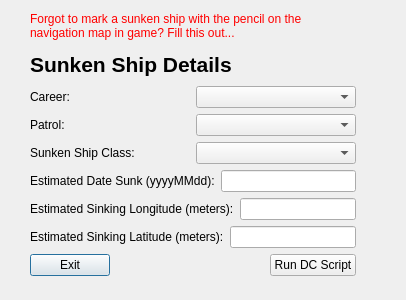
<?xml version="1.0" encoding="UTF-8"?>
<ui version="4.0">
 <class>ForgotDialog</class>
 <widget class="QDialog" name="ForgotDialog">
  <property name="geometry">
   <rect>
    <x>0</x>
    <y>0</y>
    <width>406</width>
    <height>300</height>
   </rect>
  </property>
  <property name="windowTitle">
   <string>Forgot to mark sinking on navigation map?</string>
  </property>
  <widget class="QLabel" name="lblStatus">
   <property name="geometry">
    <rect>
     <x>15</x>
     <y>230</y>
     <width>371</width>
     <height>20</height>
    </rect>
   </property>
   <property name="font">
    <font>
     <pointsize>8</pointsize>
     <weight>75</weight>
     <bold>true</bold>
    </font>
   </property>
   <property name="text">
    <string/>
   </property>
  </widget>
  <widget class="QWidget" name="">
   <property name="geometry">
    <rect>
     <x>30</x>
     <y>10</y>
     <width>326</width>
     <height>266</height>
    </rect>
   </property>
   <layout class="QVBoxLayout" name="verticalLayout_2">
    <item>
     <widget class="QLabel" name="lblHeading">
      <property name="text">
       <string>&lt;html&gt;&lt;head/&gt;&lt;body&gt;&lt;p&gt;&lt;span style=&quot; color:#ff0000;&quot;&gt;Forgot to mark a sunken ship with the pencil on the navigation map in game? Fill this out...&lt;/span&gt;&lt;/p&gt;&lt;p&gt;&lt;span style=&quot; font-size:16pt; font-weight:600;&quot;&gt;Sunken Ship Details&lt;/span&gt;&lt;/p&gt;&lt;/body&gt;&lt;/html&gt;</string>
      </property>
      <property name="wordWrap">
       <bool>true</bool>
      </property>
     </widget>
    </item>
    <item>
     <layout class="QVBoxLayout" name="verticalLayout">
      <item>
       <layout class="QHBoxLayout" name="horizontalLayout">
        <item>
         <widget class="QLabel" name="lblCareer">
          <property name="text">
           <string>Career:</string>
          </property>
         </widget>
        </item>
        <item>
         <widget class="QComboBox" name="comboCareer"/>
        </item>
       </layout>
      </item>
      <item>
       <layout class="QHBoxLayout" name="horizontalLayout_2">
        <item>
         <widget class="QLabel" name="lblPatrol">
          <property name="text">
           <string>Patrol:</string>
          </property>
         </widget>
        </item>
        <item>
         <widget class="QComboBox" name="comboPatrol"/>
        </item>
       </layout>
      </item>
      <item>
       <layout class="QHBoxLayout" name="horizontalLayout_4">
        <item>
         <widget class="QLabel" name="lblClass">
          <property name="text">
           <string>Sunken Ship Class:</string>
          </property>
         </widget>
        </item>
        <item>
         <widget class="QComboBox" name="comboClass"/>
        </item>
       </layout>
      </item>
      <item>
       <layout class="QHBoxLayout" name="horizontalLayout_5">
        <item>
         <widget class="QLabel" name="lblDate">
          <property name="text">
           <string>&lt;html&gt;&lt;head/&gt;&lt;body&gt;&lt;p&gt;Estimated Date Sunk (yyyyMMdd):&lt;/p&gt;&lt;/body&gt;&lt;/html&gt;</string>
          </property>
         </widget>
        </item>
        <item>
         <widget class="QLineEdit" name="txtDate"/>
        </item>
       </layout>
      </item>
      <item>
       <layout class="QHBoxLayout" name="horizontalLayout_3">
        <item>
         <widget class="QLabel" name="lblLong">
          <property name="text">
           <string>Estimated Sinking Longitude (meters):</string>
          </property>
         </widget>
        </item>
        <item>
         <widget class="QLineEdit" name="txtLong"/>
        </item>
       </layout>
      </item>
      <item>
       <layout class="QHBoxLayout" name="horizontalLayout_6">
        <item>
         <widget class="QLabel" name="lblLat">
          <property name="text">
           <string>Estimated Sinking Latitude (meters):</string>
          </property>
         </widget>
        </item>
        <item>
         <widget class="QLineEdit" name="txtLat"/>
        </item>
       </layout>
      </item>
     </layout>
    </item>
    <item>
     <layout class="QHBoxLayout" name="horizontalLayout_7">
      <item>
       <widget class="QPushButton" name="btnExit">
        <property name="text">
         <string>Exit</string>
        </property>
       </widget>
      </item>
      <item>
       <spacer name="horizontalSpacer">
        <property name="orientation">
         <enum>Qt::Horizontal</enum>
        </property>
        <property name="sizeHint" stdset="0">
         <size>
          <width>128</width>
          <height>20</height>
         </size>
        </property>
       </spacer>
      </item>
      <item>
       <widget class="QPushButton" name="btnRun">
        <property name="text">
         <string>Run DC Script</string>
        </property>
       </widget>
      </item>
     </layout>
    </item>
   </layout>
  </widget>
  <zorder>layoutWidget</zorder>
  <zorder>layoutWidget</zorder>
  <zorder>lblHeading</zorder>
  <zorder>lblStatus</zorder>
 </widget>
 <resources/>
 <connections>
  <connection>
   <sender>btnExit</sender>
   <signal>clicked()</signal>
   <receiver>ForgotDialog</receiver>
   <slot>close()</slot>
   <hints>
    <hint type="sourcelabel">
     <x>110</x>
     <y>257</y>
    </hint>
    <hint type="destinationlabel">
     <x>229</x>
     <y>270</y>
    </hint>
   </hints>
  </connection>
 </connections>
</ui>
